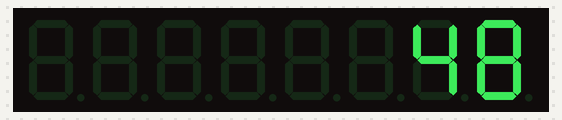
Recording of a sketch running on a simulated Arduino Uno, built with avr-gcc and run on an emulated ATmega328P. Parts: 8-digit seven-segment display.

Above: at 0.1 s.
At 10.1 s:
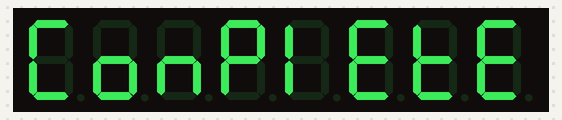

The sketch:

TM1638-B.ino
```cpp
#include <TM1638.h>
// define a module on data pin 5(8), clock pin 9(6) and strobe pin 7(10)
TM1638 module(7, 5, 6);
unsigned long a=1;
double b=48.7;

void setup()
{
}

void loop()
{
for (a=1; a<=100; a++)
{
module.setDisplayToDecNumber(b,0,false);
delay(100);
}
module.setDisplayToString("Complete");
delay(1000);
}
```

Measured:
- what the display in image 1 shows lasts 1.0 s, from 10.1 s to 11.1 s
